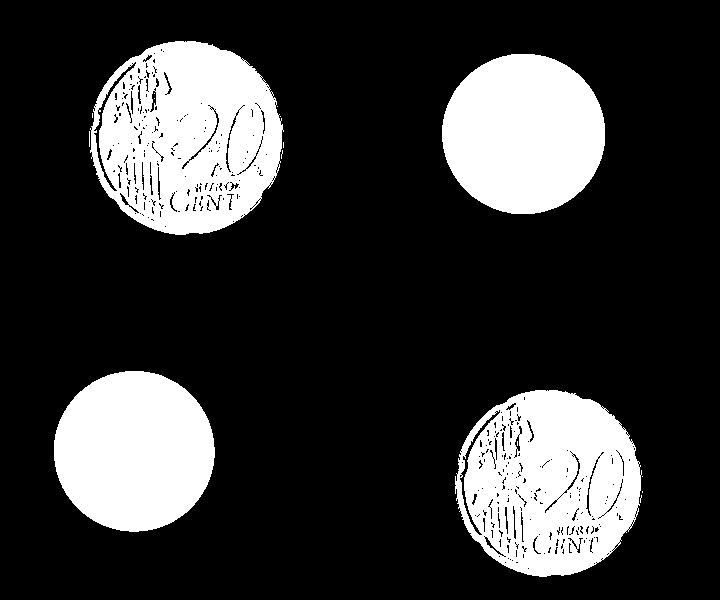
//> input picture 03_binary_image_processing/data/images/dilation_example.jpg, 720 x 600 px
$ ./Source   (built with g++ and OpenCV 4)
//> lines starting //> are read from the running program, lines starting //| are printed output that depends on the picture
/*
 * Morphological operations:
 * In OpenCV we can use two basic morphological operations:
 *  - dilatation - is used to merge or expand white regions which may be close to each other
 *	- erosion - is used to separate or shrink white regions.
 *
 * The library contains two function cv::dilate and cv::erode
 * Syntax:
 *	void cv::dilate(InputArray src, OutputArray dst, InputArray kernel, Point anchor=(-1, -1), int iterations=-1,
 *					int borderType = BORDER_CONSTANT, const Scaler& borderValue=morphologyDefaultBorderValue)
 *
 *	void cv::erode(InputArray src, OutputArray dst, InputArray kernel, Point anchor=(-1, -1), int iterations=-1,
 *				   int borderType = BORDER_CONSTANT, const Scaler& borderValue=morphologyDefaultBorderValue)
 *
 * Parameters:
 *	- src - input image, the number of channels can be arbitrary, but the depth should be one of CV_8U, CV_16U,
 *			CV_16S, CV_32F or CV_64F;
 *	- dst - output image of the same size and type as src;
 *	- kernel - structuring element used for dilatation/erosion, if element=Mat(), a 3x3 rectangular structuring element is used;
 *	- anchor - position of the anchor within the element; default value (-1, -1) means that the anchor is at the element center;
 *	- iterations - number of times dilation is applied;
 *	- borderType - pixel extrapolation method;
 *	- borderValue - border value in case of constant border.
 *
 * For dilatation an erosion we will use check out two ways of performing morphological operation:
 *	1. Using a single big kernel.
 *	2. Using multiple iterations of smaller kernel.
 */

#include <opencv2/opencv.hpp>
#include <opencv2/core.hpp>
#include <opencv2/highgui.hpp>

int main()
{
	// Load image from disk for dilatation
	cv::Mat image{ cv::imread("../data/images/dilation_example.jpg", cv::IMREAD_COLOR) };
//> image is the input picture: 600 rows x 720 cols, CV_8UC3; min 0, max 255, mean 55

	cv::imshow("Image", image);
	cv::waitKey(0);
	cv::destroyWindow("Image");

	// Dilatation operation - using a single big kernel
	int kSize = 7;
	cv::Mat kernel1 = cv::getStructuringElement(cv::MORPH_ELLIPSE, cv::Size(kSize, kSize));

	// Show the kernel
	cv::namedWindow("Big kernel", cv::WINDOW_NORMAL);
	cv::resizeWindow("Big kernel", 250, 250);
	cv::imshow("Big kernel", kernel1 * 255);
	cv::waitKey(0);
	cv::destroyWindow("Big kernel");

	cv::Mat imageDilated;
	cv::dilate(image, imageDilated, kernel1);
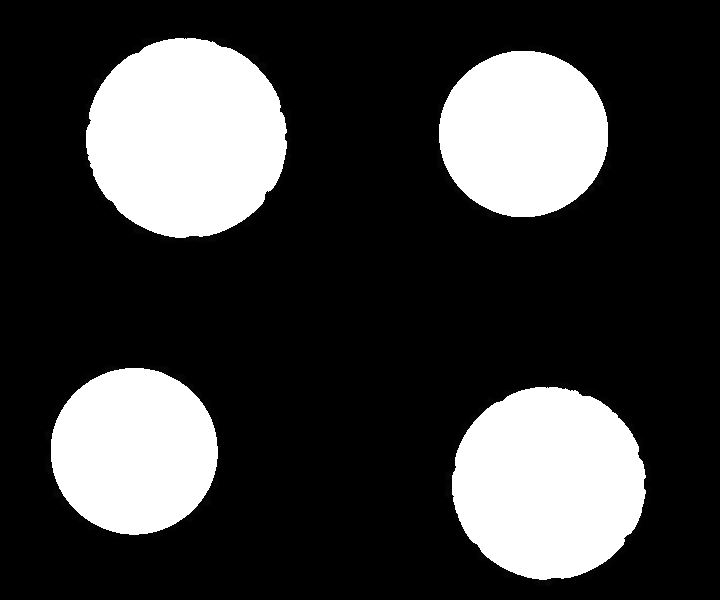
//> imageDilated: 600 rows x 720 cols, CV_8UC3; min 0, max 255, mean 61.8

	cv::imshow("Original", image);
	cv::imshow("Dilated Image", imageDilated);
	cv::waitKey(0);
	cv::destroyAllWindows();

	// Dilation using smaller kernel with multiple iterations
	kSize = 3;
	cv::Mat kernel2 = cv::getStructuringElement(cv::MORPH_ELLIPSE, cv::Size(kSize, kSize));

	// Show the kernel
	cv::namedWindow("Small Kernel", cv::WINDOW_NORMAL);
	cv::resizeWindow("Small Kernel", 250, 250);
	cv::imshow("Small Kernel", kernel2 * 255);
	cv::waitKey(0);
	cv::destroyWindow("Small Kernel");

	cv::Mat imageDilated1, imageDilated2;
	cv::dilate(image, imageDilated1, kernel2, cv::Point(-1, -1), 1);
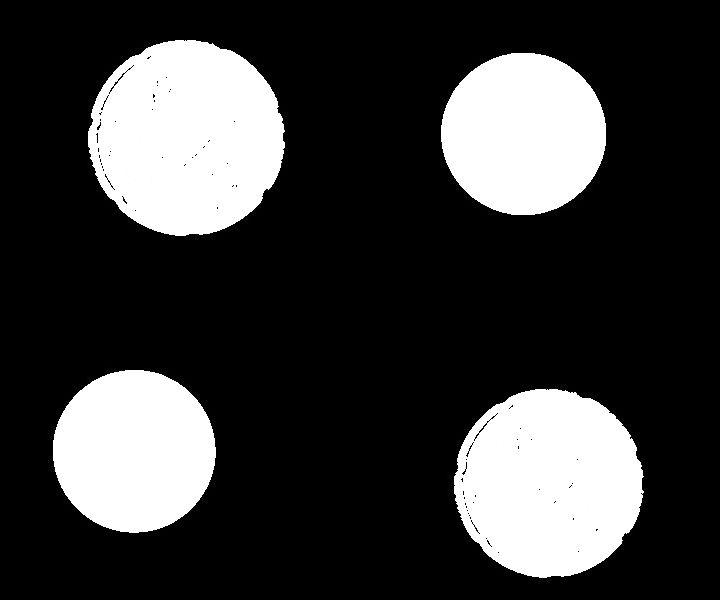
//> imageDilated1: 600 rows x 720 cols, CV_8UC3; min 0, max 255, mean 58.8
	cv::dilate(image, imageDilated2, kernel2, cv::Point(-1, -1), 2);

	cv::imshow("Original", image);
	cv::imshow("Dilated Image, Iteration 1", imageDilated1);
	cv::imshow("Dilated Image, Iteration 2", imageDilated2);
	cv::waitKey(0);
	cv::destroyAllWindows();

	// Load image from disk for erosion
	image = cv::imread("../data/images/erosion_example.jpg", cv::IMREAD_COLOR);
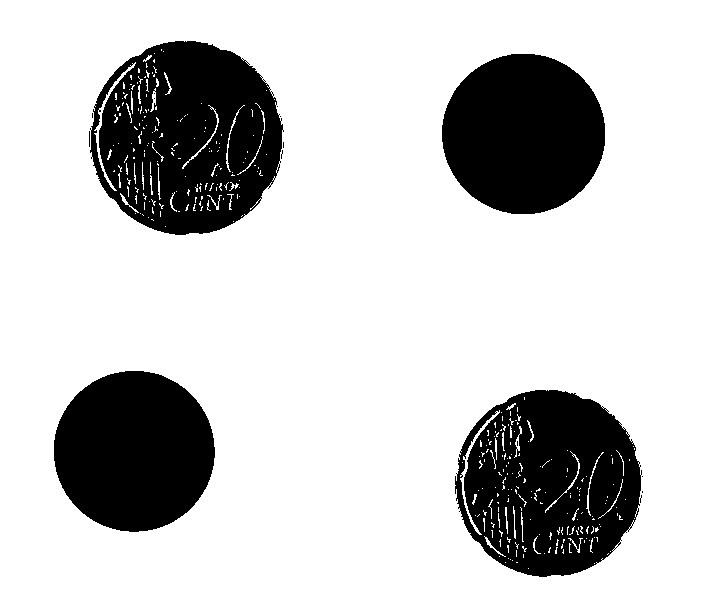
//> input picture 03_binary_image_processing/data/images/erosion_example.jpg, 720 x 600 px
//> image is the input picture: 600 rows x 720 cols, CV_8UC3; min 0, max 255, mean 200

	cv::imshow("Image", image);
	cv::waitKey(0);
	cv::destroyWindow("Image");

	// Erosion using big kernel
	cv::Mat imageEroded;

	cv::erode(image, imageEroded, kernel1);
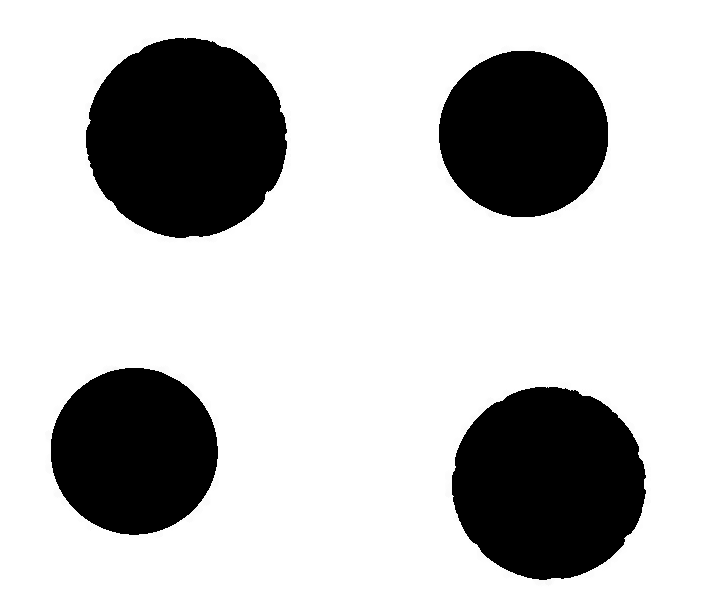
//> imageEroded: 600 rows x 720 cols, CV_8UC3; min 0, max 255, mean 193.2

	cv::imshow("Original", image);
	cv::imshow("Eroded Image", imageEroded);
	cv::waitKey(0);
	cv::destroyAllWindows();

	// Erosion using smaller kernel with multiple iterations
	cv::Mat imageEroded1, imageEroded2;

	cv::erode(image, imageEroded1, kernel2, cv::Point(-1, -1), 1);
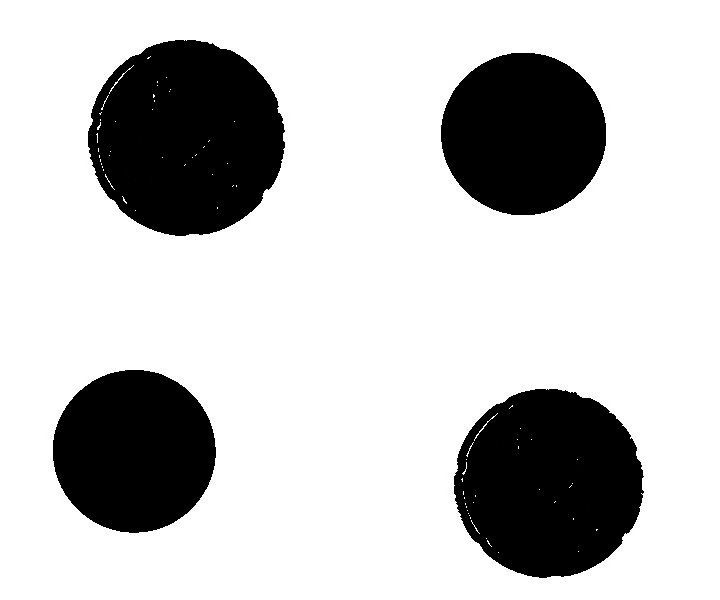
//> imageEroded1: 600 rows x 720 cols, CV_8UC3; min 0, max 255, mean 196.2
	cv::erode(image, imageEroded2, kernel2, cv::Point(-1, -1), 2);

	cv::imshow("Original", image);
	cv::imshow("Eroded Image, Iteration 1", imageEroded1);
	cv::imshow("Eroded Image, Iteration 2", imageEroded2);
	cv::waitKey(0);
	cv::destroyAllWindows();

	return 0;
}
